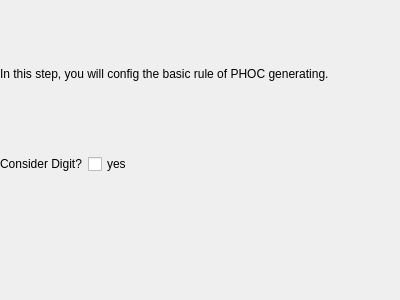
<?xml version="1.0" encoding="UTF-8"?>
<ui version="4.0">
 <class>PreparePhocPage</class>
 <widget class="QWizardPage" name="PreparePhocPage">
  <property name="geometry">
   <rect>
    <x>0</x>
    <y>0</y>
    <width>400</width>
    <height>300</height>
   </rect>
  </property>
  <property name="windowTitle">
   <string>WizardPage</string>
  </property>
  <widget class="QWidget" name="verticalLayoutWidget">
   <property name="geometry">
    <rect>
     <x>0</x>
     <y>0</y>
     <width>401</width>
     <height>301</height>
    </rect>
   </property>
   <layout class="QVBoxLayout" name="verticalLayout">
    <item>
     <widget class="QLabel" name="label">
      <property name="text">
       <string>In this step, you will config the basic rule of PHOC generating.</string>
      </property>
      <property name="wordWrap">
       <bool>true</bool>
      </property>
     </widget>
    </item>
    <item>
     <layout class="QFormLayout" name="formLayout">
      <item row="0" column="0">
       <widget class="QLabel" name="label_2">
        <property name="text">
         <string>Consider Digit?</string>
        </property>
       </widget>
      </item>
      <item row="0" column="1">
       <widget class="QCheckBox" name="checkBox">
        <property name="text">
         <string>yes</string>
        </property>
       </widget>
      </item>
     </layout>
    </item>
   </layout>
  </widget>
 </widget>
 <resources/>
 <connections/>
</ui>
